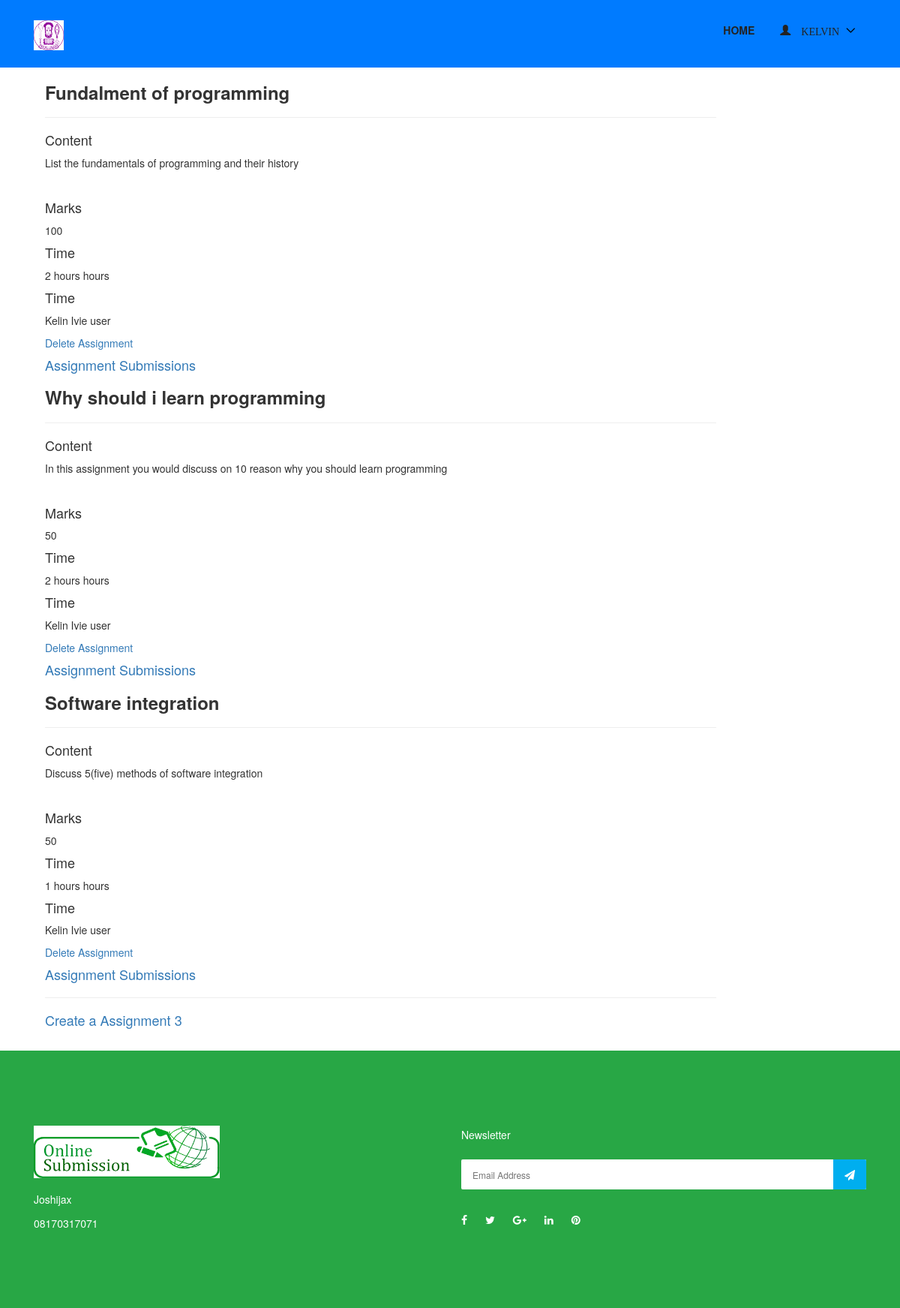
/assignment/3/ (signed in), run on the app's committed database.
### authentication/models.py (models this page shows, shortened)
class User(AbstractUser):
    username = None
    role = models.CharField(max_length=12, error_messages={
        'required': "Role must be provided"
    })
    email = models.EmailField(unique=True, blank=False,
                              error_messages={
                                  'unique': "A user with that email already exists.",
                              })
    USERNAME_FIELD = "email"
    REQUIRED_FIELDS = []
    objects = UserManager()

### core/models.py (models this page shows, shortened)
class Assignment(models.Model):
    user = models.ForeignKey(User, on_delete=models.CASCADE)
    course = models.ForeignKey(Course, on_delete=models.CASCADE)
    title = models.CharField(max_length=100)
    content = models.TextField()
    marks = models.CharField(max_length=20)
    duration = models.CharField(max_length=100)
    created_at = models.DateTimeField(default=timezone.now())

class Course(models.Model):
    user = models.ForeignKey(User, on_delete=models.CASCADE)
    course_name = models.CharField(max_length=100)
    course_image = models.ImageField(upload_to='media')
    teacher_name = models.CharField(max_length=50)
    teacher_details = models.TextField()
    course_description = models.TextField()
    created_at = models.DateField(default=timezone.now)
    end_date = models.CharField(max_length=20)

### core/views.py (the view)
# urls.py: path('assignment/<lab>/', AssignmentView.as_view(), name='assignment-list'),
class AssignmentView(ListView):
    model = Assignment
    template_name = 'core/instructor/assignments.html'
    context_object_name = 'assignment'
    @method_decorator(login_required(login_url=reverse_lazy('authentication:login')))
    def dispatch(self, request, *args, **kwargs):
        return super().dispatch(self.request, *args, **kwargs)
    def get_context_data(self, **kwargs):
        context = super().get_context_data(**kwargs)
        context["course_id"] = self.kwargs['lab']
        return context
    def get_queryset(self):
        print(self.kwargs['lab'])
        return self.model.objects.all().filter(course=self.kwargs['lab'])  # filter(user_id=self.request.user.id).order_by('-id')

### templates/core/instructor/assignments.html (shortened to what this page needs)
{% extends 'base.html' %}
{% load static %}
{% block content %}
    <div class="container">
        <div class="col-12 col-sm-6 col-md-10">
            {% if request.user.is_authenticated and request.user.role == 'instructor' %}
                {% for foo in assignment %}
                    <h3><strong> {{ foo.title }}  </strong></h3>
                    <hr/>
                    <p> <h4>Content</h4> {{ foo.content }} </p>
                    <br/>
                    <p> <h4>Marks</h4> {{ foo.marks }} </p>
                    <p> <h4>Time</h4> {{ foo.duration }} hours </p>
                    <p> <h4>Time</h4> {{ foo.course.teacher_name }} user</p>
                    <a href="{% url 'core:delete-assignment' foo.id course_id %}">Delete Assignment</a>
                    <h4><a href="{% url 'core:assignment-submission-list' foo.id %}">Assignment Submissions</a></h4>
                {% endfor %}
                <hr/>
                <h4><a href="{% url 'core:assignment-create' course_id %}">Create a Assignment {{course_id}}</a></h4>
            {% endif %}
            <br/>
        </div>
    </div>
{% endblock %}

### templates/nav.html (shortened to what this page needs)
{% load static %}
<header class="header-area">
    <div class="main-header-area bg-primary">
        <div class="classy-nav-container breakpoint-off">
            <div class="container">
                <nav class="classy-navbar justify-content-between" id="dentoNav">
                    <a class="nav-brand text-white" href=""><img src='{% static 'Uniben.png' %}' width="40px">
                    </a>
                    <div class="classy-menu">
                        <div class="classynav">
                            <ul id="nav">
                                <li><a href="/">Home</a></li>
                                {% if request.user.is_authenticated and request.user.role == 'instructor' %}
                                    <li>
                                        <a href="">
                                            <span class="glyphicon glyphicon-user">
                                                    {{ request.user.first_name }}
                                            </span>
                                        </a>
                                    </li>
                                {% endif %}
                            </ul>
                        </div>
                    </div>
                </nav>
            </div>
        </div>
    </div>
</header>

### static/style.css (style rules this page uses)
* { margin: 0; padding: 0; }
body { font-family: "Montserrat", sans-serif; font-weight: 400; font-size: 14px; }
h1, h2, h3, h4, h5, h6 { font-family: "Montserrat", sans-serif; color: #333333; line-height: 1.4; font-weight: 600; }
a, a:active, a:focus, a:hover { color: #333333; text-decoration: none; -webkit-transition-duration: 500ms; -o-transition-duration: 500ms; transition-duration: 500ms; outline: none; }
li { list-style: none; }
p { line-height: 1.9; color: #707070; font-size: 14px; font-weight: 400; }
img { max-width: 100%; height: auto; }
ul { margin: 0; padding: 0; }
ul li { margin: 0; padding: 0; }
.header-area { position: relative; z-index: 599; width: 100%; -webkit-transition-duration: 500ms; -o-transition-duration: 500ms; transition-duration: 500ms; }
.classy-nav-container { background-color: transparent; }
.classy-nav-container .classy-navbar { height: 90px; padding: 0; }
.classy-nav-container .classy-navbar .classynav ul li a { padding: 0 15px; font-weight: 600; font-size: 14px; text-transform: uppercase; }

### static/css/default-assets/classy-nav.css (style rules this page uses)
body { font-family: "Roboto", sans-serif; }
ul { margin: 0; }
ul li { list-style: none; }
img { height: auto; max-width: 100%; }
.classy-nav-container { position: relative; z-index: 100; background-color: #ffffff; }
.classy-nav-container * { box-sizing: border-box; }
.classy-nav-container a { -webkit-transition-duration: 500ms; transition-duration: 500ms; text-decoration: none; outline: none; font-size: 14px; font-weight: 400; color: #232323; display: inline-block; }
.justify-content-between { -webkit-box-pack: justify; -ms-flex-pack: justify; justify-content: space-between; }
.classy-navbar { width: 100%; height: 70px; padding: 0.5em 2em; display: -webkit-box; display: -ms-flexbox; display: flex; -webkit-box-align: center; -ms-flex-align: center; -ms-grid-row-align: center; align-items: center; }
.classy-navbar .nav-brand { font-size: 26px; font-weight: 500; color: #565656; display: inline-block; margin-right: 30px; }
.classynav ul li { display: inline-block; clear: both; position: inherit; z-index: 10; }
.classynav ul li.cn-dropdown-item { position: relative; z-index: 10; }
.classynav ul li a { padding: 0 12px; display: block; height: 35px; font-size: 14px; line-height: 34px; }
.classynav ul li.megamenu-item>a:after, .classynav ul li.has-down>a:after { font-family: 'classyfonts'; content: "\e900"; font-size: 12px; color: #000000; padding-left: 5px; -webkit-transition-duration: 500ms; transition-duration: 500ms; }
.breakpoint-off .classynav { display: -webkit-box; display: -ms-flexbox; display: flex; -webkit-box-align: center; -ms-flex-align: center; -ms-grid-row-align: center; align-items: center; }

### data on the page
User: user.first_name "KELVIN"
Assignment: title "Fundalment of programming", content "List the fundamentals of programming and their history", marks "100", duration "2 hours", course.teacher_name "Kelin Ivie"
Assignment: title "Why should i learn programming", content "In this assignment you would discuss on 10 reason why you should learn programming", marks "50", duration "2 hours", course.teacher_name "Kelin Ivie"
Assignment: title "Software integration", content "Discuss 5(five) methods of software integration", marks "50", duration "1 hours", course.teacher_name "Kelin Ivie"

### other printed values
{{ course_id }} "3"
